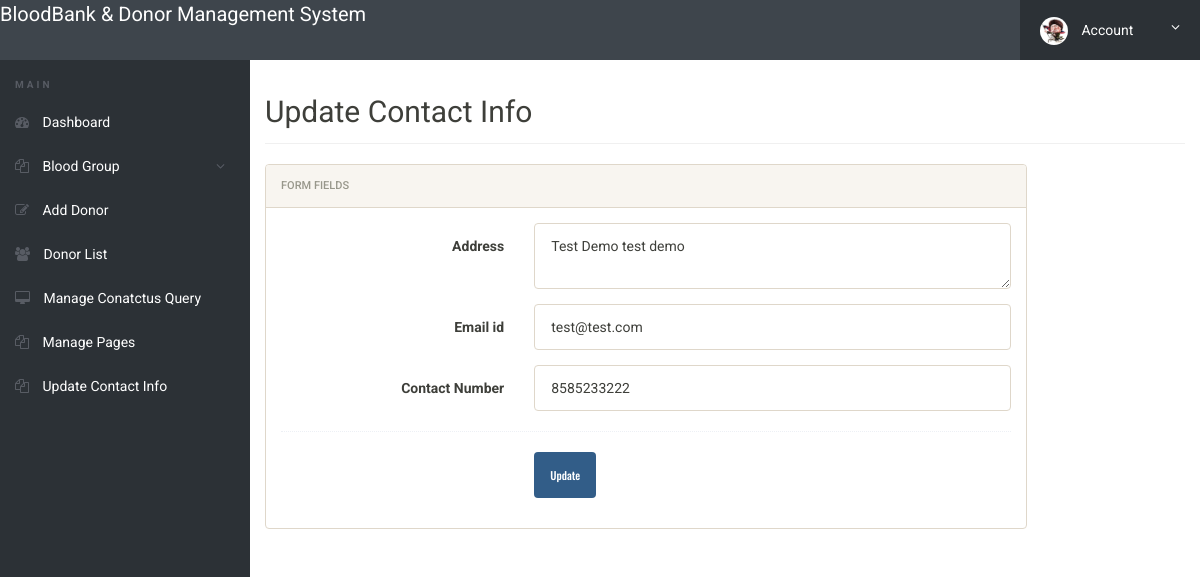
The app's page /Controller/admin/update-contactinfo.php (signed in) with its own data.
### tables this page shows
CREATE TABLE IF NOT EXISTS `tblcontactusinfo` (
  `id` int(11) NOT NULL,
  `Address` tinytext,
  `EmailId` varchar(255) DEFAULT NULL,
  `ContactNo` char(11) DEFAULT NULL
);

### Controller/admin/update-contactinfo.php (the view, shortened to what this page needs)
<?php
include('includes/config.php');
if(strlen($_SESSION['alogin'])==0)
	{
header('location:index.php');
}
else{
?>
<!doctype html>
<html lang="en" class="no-js">
<head>
	<link rel="stylesheet" href="css/font-awesome.min.css">
	<link rel="stylesheet" href="css/bootstrap.min.css">
	<link rel="stylesheet" href="css/dataTables.bootstrap.min.css">
	<link rel="stylesheet" href="css/bootstrap-social.css">
	<link rel="stylesheet" href="css/bootstrap-select.css">
	<link rel="stylesheet" href="css/fileinput.min.css">
	<link rel="stylesheet" href="css/awesome-bootstrap-checkbox.css">
	<link rel="stylesheet" href="css/style.css">
</head>
<body>
	<?php include('includes/header.php');?>
	<div class="ts-main-content">
	<?php include('includes/leftbar.php');?>
		<div class="content-wrapper">
			<div class="container-fluid">
				<div class="row">
					<div class="col-md-12">
						<h2 class="page-title">Update Contact Info</h2>
						<div class="row">
							<div class="col-md-10">
								<div class="panel panel-default">
									<div class="panel-heading">Form fields</div>
									<div class="panel-body">
										<form method="post" name="chngpwd" class="form-horizontal" onSubmit="return valid();">
				<?php $sql = "SELECT * from  tblcontactusinfo ";
$query = $dbh -> prepare($sql);
$query->execute();
$results=$query->fetchAll(PDO::FETCH_OBJ);
if($query->rowCount() > 0)
{
foreach($results as $result)
{				?>
				<div class="form-group">
												<label class="col-sm-4 control-label"> Address</label>
												<div class="col-sm-8">
													<textarea class="form-control" name="address" id="address" required><?php echo htmlentities($result->Address);?></textarea>
												</div>
											</div>
											<div class="form-group">
												<label class="col-sm-4 control-label"> Email id</label>
												<div class="col-sm-8">
													<input type="email" class="form-control" name="email" id="email" value="<?php echo htmlentities($result->EmailId);?>" required>
												</div>
											</div>
<div class="form-group">
												<label class="col-sm-4 control-label"> Contact Number </label>
												<div class="col-sm-8">
													<input type="text" class="form-control" value="<?php echo htmlentities($result->ContactNo);?>" name="contactno" id="contactno" required>
												</div>
											</div>
<?php }} ?>
											<div class="hr-dashed"></div>
											<div class="form-group">
												<div class="col-sm-8 col-sm-offset-4">
													<button class="btn btn-primary" name="submit" type="submit">Update</button>
												</div>
											</div>
										</form>
									</div>
								</div>
							</div>
						</div>
					</div>
				</div>
			</div>
		</div>
	</div>
</body>
</html>
<?php } ?>

### Controller/admin/css/style.css (style rules this page uses)
html { font-size: 14px; }
@media only screen and (min-width: 480px) { html { font-size: 17px; } }
@media only screen and (min-width: 768px) { html { font-size: 14px; } }
body { font-size: 1em; }
.btn { font-family: 'Oswald', sans-serif; }
.hr-dashed { background-color: transparent; border-top: 1px dotted #edf0f5; color: transparent; height: 1px; margin: 20px 0; }
.panel { overflow: hidden; }
.btn { text-transform: none; }
.page-title { padding-bottom: 15px; margin-bottom: 20px; border-bottom: 1px solid #f0f0f0; }
.ts-main-content .content-wrapper { padding-top: 15px; margin-top: 60px; }
@media only screen and (min-width: 992px) { .ts-main-content .content-wrapper { margin-left: 250px; } }

### records on screen
tblcontactusinfo: address "Test Demo test demo", email "test@test.com", contactno "8585233222"
